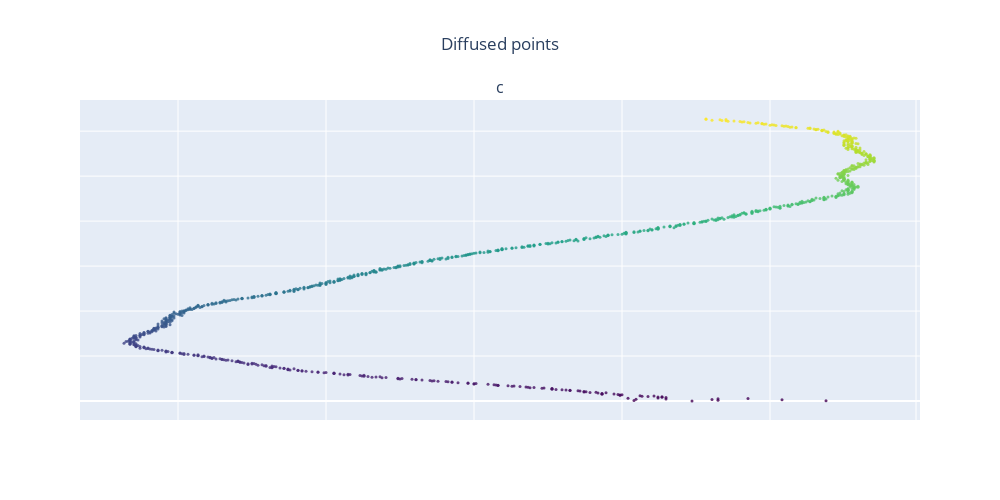
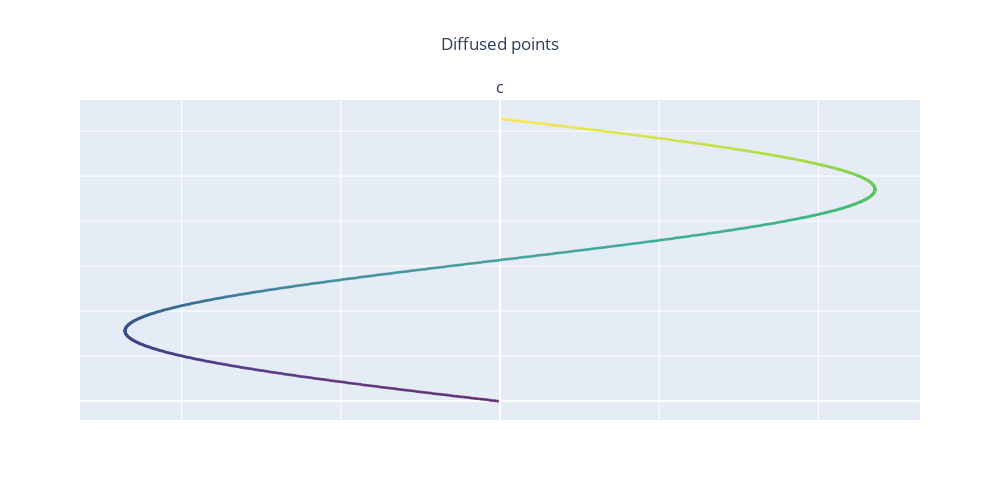
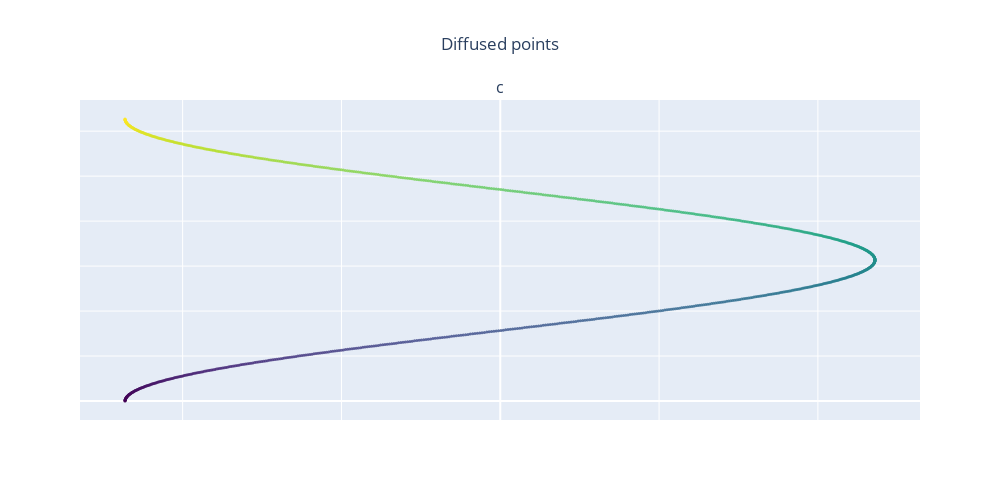

Source (notebook cell) for these figures, in order:
### Code cell
for i in range(diff_coords.shape[1]):
    plot_2Dsub_figures(diff_coords[:,i], t, eps)

### Figure 1 — Plotly figure (JSON) as saved in the notebook; plotly's stock layout.template omitted (floating-point values rounded to 4 significant figures; data arrays with more than 128 entries replaced by an {"elided": "..."} marker saying what was removed)
{"data": [{"marker": {"color": {"elided": "1000 float values"}, "colorscale": [[0.0, "#440154"], [0.1111, "#482878"], [0.2222, "#3e4989"], [0.3333, "#31688e"], [0.4444, "#26828e"], [0.5556, "#1f9e89"], [0.6667, "#35b779"], [0.7778, "#6ece58"], [0.8889, "#b5de2b"], [1.0, "#fde725"]], "opacity": 0.8, "size": 3}, "mode": "markers", "x": {"elided": "1000 float values"}, "y": {"elided": "1000 float values"}, "type": "scatter", "xaxis": "x", "yaxis": "y"}], "layout": {"xaxis": {"anchor": "y", "domain": [0.0, 1.0], "showticklabels": false}, "yaxis": {"anchor": "x", "domain": [0.0, 1.0], "showticklabels": false}, "annotations": [{"font": {"size": 16}, "showarrow": false, "text": "c", "x": 0.5, "xanchor": "center", "xref": "paper", "y": 1.0, "yanchor": "bottom", "yref": "paper"}], "title": {"text": "Diffused points", "x": 0.5}, "height": 500, "width": 1000, "showlegend": false}}

### Figure 2 — Plotly figure (JSON) as saved in the notebook; plotly's stock layout.template omitted (floating-point values rounded to 4 significant figures; data arrays with more than 128 entries replaced by an {"elided": "..."} marker saying what was removed)
{"data": [{"marker": {"color": {"elided": "1000 float values"}, "colorscale": [[0.0, "#440154"], [0.1111, "#482878"], [0.2222, "#3e4989"], [0.3333, "#31688e"], [0.4444, "#26828e"], [0.5556, "#1f9e89"], [0.6667, "#35b779"], [0.7778, "#6ece58"], [0.8889, "#b5de2b"], [1.0, "#fde725"]], "opacity": 0.8, "size": 3}, "mode": "markers", "x": {"elided": "1000 float values"}, "y": {"elided": "1000 float values"}, "type": "scatter", "xaxis": "x", "yaxis": "y"}], "layout": {"xaxis": {"anchor": "y", "domain": [0.0, 1.0], "showticklabels": false}, "yaxis": {"anchor": "x", "domain": [0.0, 1.0], "showticklabels": false}, "annotations": [{"font": {"size": 16}, "showarrow": false, "text": "c", "x": 0.5, "xanchor": "center", "xref": "paper", "y": 1.0, "yanchor": "bottom", "yref": "paper"}], "title": {"text": "Diffused points", "x": 0.5}, "height": 500, "width": 1000, "showlegend": false}}

### Figure 3 — Plotly figure (JSON) as saved in the notebook; plotly's stock layout.template omitted (floating-point values rounded to 4 significant figures; data arrays with more than 128 entries replaced by an {"elided": "..."} marker saying what was removed)
{"data": [{"marker": {"color": {"elided": "1000 float values"}, "colorscale": [[0.0, "#440154"], [0.1111, "#482878"], [0.2222, "#3e4989"], [0.3333, "#31688e"], [0.4444, "#26828e"], [0.5556, "#1f9e89"], [0.6667, "#35b779"], [0.7778, "#6ece58"], [0.8889, "#b5de2b"], [1.0, "#fde725"]], "opacity": 0.8, "size": 3}, "mode": "markers", "x": {"elided": "1000 float values"}, "y": {"elided": "1000 float values"}, "type": "scatter", "xaxis": "x", "yaxis": "y"}], "layout": {"xaxis": {"anchor": "y", "domain": [0.0, 1.0], "showticklabels": false}, "yaxis": {"anchor": "x", "domain": [0.0, 1.0], "showticklabels": false}, "annotations": [{"font": {"size": 16}, "showarrow": false, "text": "c", "x": 0.5, "xanchor": "center", "xref": "paper", "y": 1.0, "yanchor": "bottom", "yref": "paper"}], "title": {"text": "Diffused points", "x": 0.5}, "height": 500, "width": 1000, "showlegend": false}}
